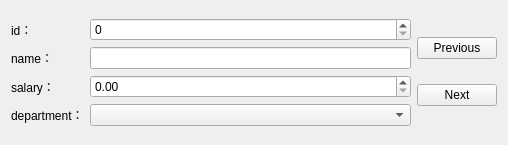
<?xml version="1.0" encoding="UTF-8"?>
<ui version="4.0">
 <class>Widget</class>
 <widget class="QWidget" name="Widget">
  <property name="geometry">
   <rect>
    <x>0</x>
    <y>0</y>
    <width>508</width>
    <height>145</height>
   </rect>
  </property>
  <property name="windowTitle">
   <string>Widget</string>
  </property>
  <layout class="QGridLayout" name="gridLayout_2">
   <item row="0" column="0">
    <layout class="QHBoxLayout" name="horizontalLayout">
     <item>
      <layout class="QGridLayout" name="gridLayout">
       <item row="0" column="0">
        <widget class="QLabel" name="label_4">
         <property name="text">
          <string>id：</string>
         </property>
        </widget>
       </item>
       <item row="0" column="1">
        <widget class="QSpinBox" name="idSpinBox"/>
       </item>
       <item row="1" column="0">
        <widget class="QLabel" name="label">
         <property name="text">
          <string>name：</string>
         </property>
        </widget>
       </item>
       <item row="1" column="1">
        <widget class="QLineEdit" name="nameEdit"/>
       </item>
       <item row="2" column="0">
        <widget class="QLabel" name="label_2">
         <property name="text">
          <string>salary：</string>
         </property>
        </widget>
       </item>
       <item row="2" column="1">
        <widget class="QDoubleSpinBox" name="salarySpinBox"/>
       </item>
       <item row="3" column="0">
        <widget class="QLabel" name="label_3">
         <property name="text">
          <string>department：</string>
         </property>
        </widget>
       </item>
       <item row="3" column="1">
        <widget class="QComboBox" name="departComboBox"/>
       </item>
      </layout>
     </item>
     <item>
      <layout class="QVBoxLayout" name="verticalLayout">
       <item>
        <widget class="QPushButton" name="prevBtn">
         <property name="text">
          <string>Previous</string>
         </property>
        </widget>
       </item>
       <item>
        <widget class="QPushButton" name="nextBtn">
         <property name="text">
          <string>Next</string>
         </property>
        </widget>
       </item>
      </layout>
     </item>
    </layout>
   </item>
  </layout>
 </widget>
 <resources/>
 <connections/>
</ui>
